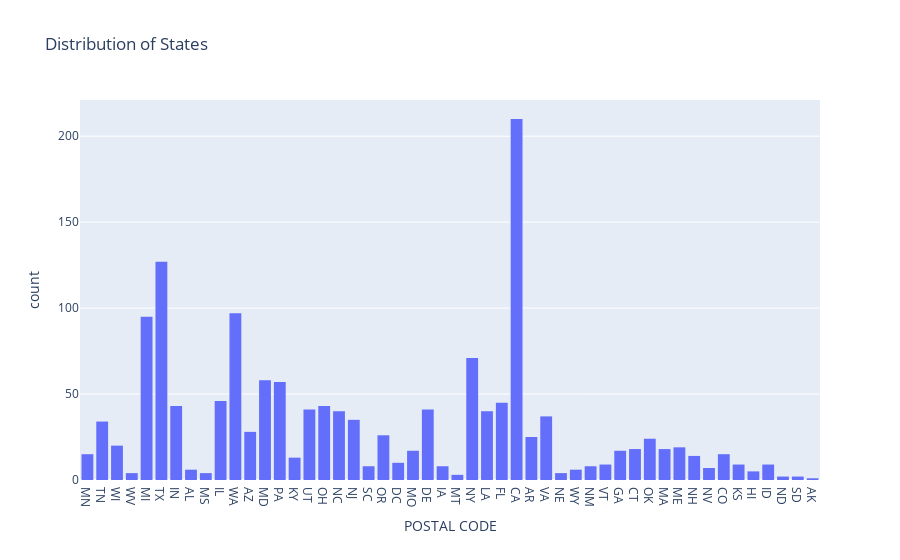

Notebook code cell kept with this figure:
### Markdown cell above
##### States
Which states specifically are more/less represented by the dataset? For the same reasons as before, this might be important to keep in mind.

### Code cell
states = px.histogram(df, x='POSTAL CODE', title='Distribution of States')
states.show()

### Figure 1 — Plotly figure (JSON) as saved in the notebook; plotly's stock layout.template omitted (floating-point values rounded to 4 significant figures; data arrays with more than 128 entries replaced by an {"elided": "..."} marker saying what was removed)
{"data": [{"alignmentgroup": "True", "bingroup": "x", "hovertemplate": "POSTAL CODE=%{x}<br>count=%{y}<extra></extra>", "legendgroup": "", "marker": {"color": "#636efa", "pattern": {"shape": ""}}, "name": "", "offsetgroup": "", "orientation": "v", "showlegend": false, "type": "histogram", "x": {"elided": "1534 str values"}, "xaxis": "x", "yaxis": "y"}], "layout": {"barmode": "relative", "legend": {"tracegroupgap": 0}, "title": {"text": "Distribution of States"}, "xaxis": {"anchor": "y", "domain": [0, 1], "title": {"text": "POSTAL CODE"}}, "yaxis": {"anchor": "x", "domain": [0, 1], "title": {"text": "count"}}}}
